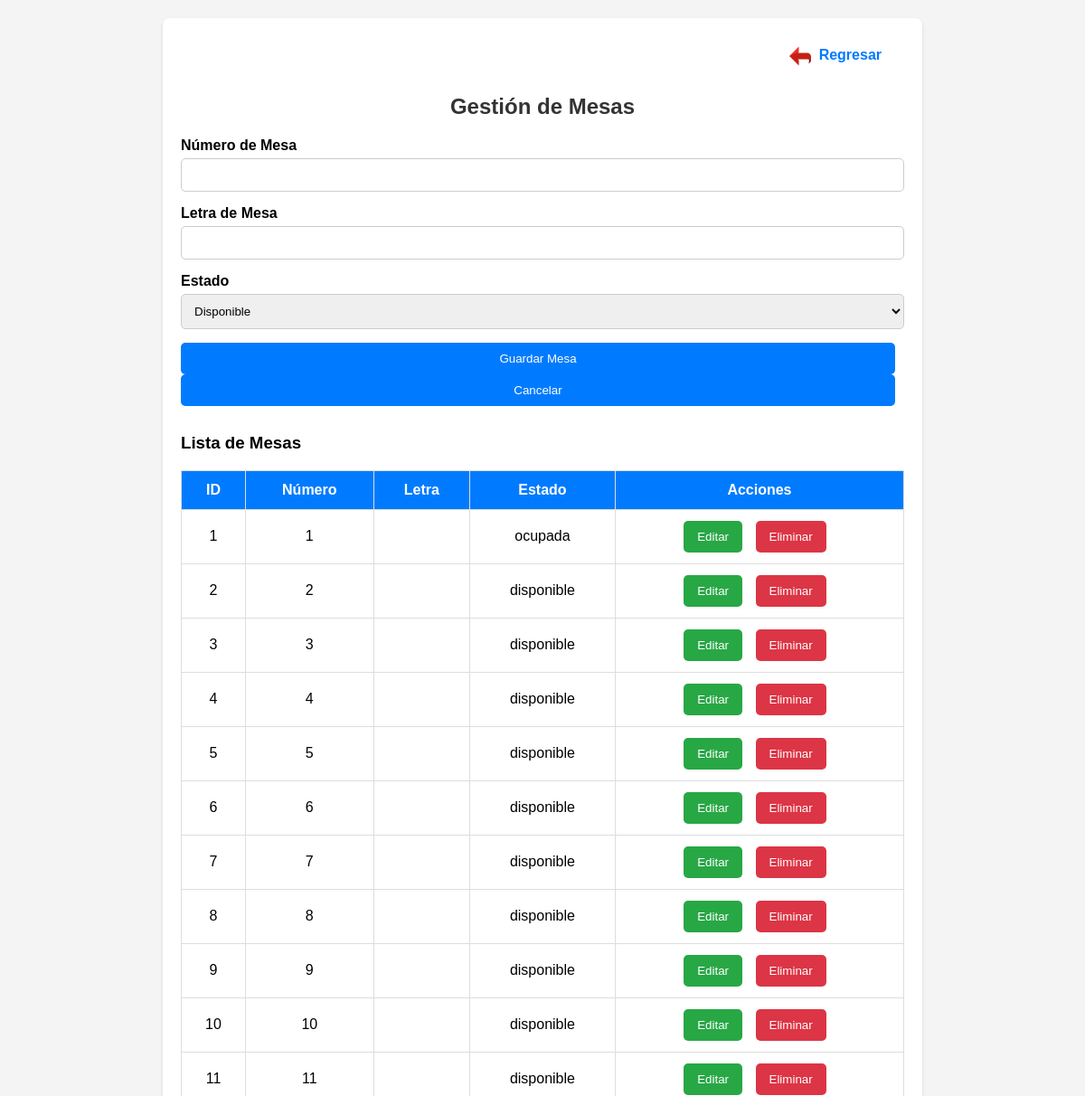
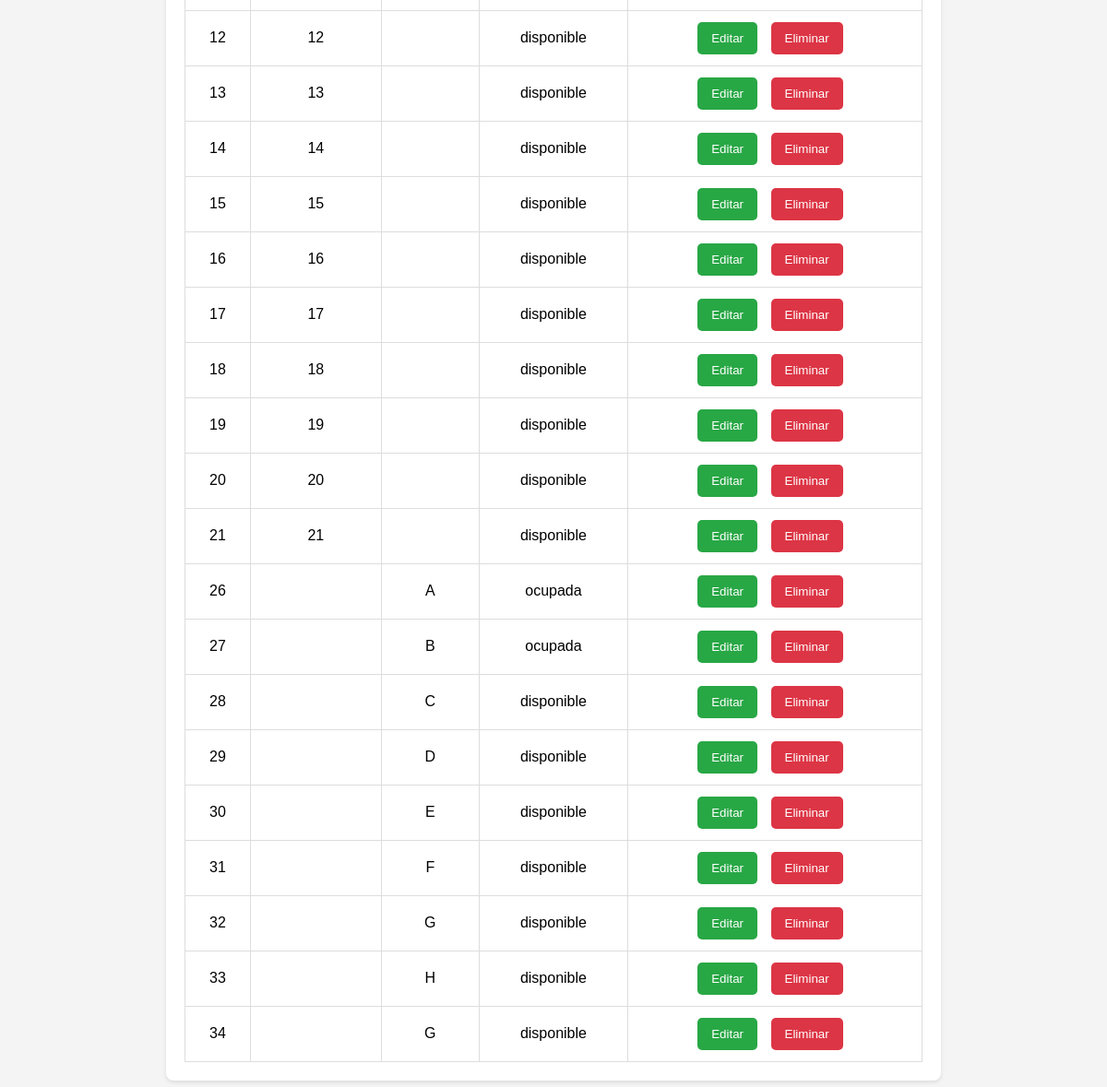
The page /PAGINAS/gestionarmesas.php (signed in) on the database its author committed (2 pictures, top to bottom).
### tables this page shows
CREATE TABLE `mesas` (
  `id` int(11) NOT NULL,
  `numero` int(11) DEFAULT NULL,
  `estado` enum('ocupada','disponible') NOT NULL DEFAULT 'disponible',
  `letra` char(1) DEFAULT NULL CHECK (`letra` regexp '^[A-Za-z]$')
);

### PAGINAS/gestionarmesas.php (the view, shortened to what this page needs)
<?php
$host = "localhost";
$user = "root";
$password = "";
$dbname = "polleria";
$conn = new mysqli($host, $user, $password, $dbname);
$sqlRol = "SELECT rol_id FROM usuarios WHERE username = ?";
$stmtRol = $conn->prepare($sqlRol);
$stmtRol->bind_param("s", $_SESSION['username']);
$stmtRol->execute();
$resultRol = $stmtRol->get_result();
$rol_id = ($resultRol->num_rows > 0) ? $resultRol->fetch_assoc()['rol_id'] : 0;
$sql = "SELECT * FROM mesas";
$mesas = $conn->query($sql);
?>
<!DOCTYPE html>
<html lang="es">
<head>
    <link rel="stylesheet" href="https://cdnjs.cloudflare.com/ajax/libs/font-awesome/6.0.0-beta3/css/all.min.css">
</head>
<body>
<div class="container">
    <div style="text-align: right; margin-bottom: 20px;">
    <button style="background: transparent; border: none; cursor: pointer;"
        onclick="window.location.href='<?php echo ($rol_id == 1) ? 'paneladministrador.php' : 'panelcajero.php'; ?>'">
        <img src="../IMG/atras.png" alt="Regresar" style="width: 24px; height: 24px; vertical-align: middle; margin-right: 5px;">
        <span style="font-size: 16px; color: #007BFF; font-weight: bold;">Regresar</span>
    </button>
</div>
    <h2>Gestión de Mesas</h2>
    <form method="POST" action="">
        <div class="form-group">
            <label for="numero">Número de Mesa</label>
            <input type="text" name="numero" id="mesa-numero">
        </div>
        <div class="form-group">
            <label for="letra">Letra de Mesa</label>
            <input type="text" name="letra" id="mesa-letra" maxlength="1">
        </div>
        <div class="form-group">
            <label for="estado">Estado</label>
            <select name="estado" id="mesa-estado">
                <option value="disponible">Disponible</option>
            </select>
        </div>
        <button type="submit">Guardar Mesa</button>
        <button type="button" onclick="resetForm()">Cancelar</button>
    </form>
    <div class="mesa-list">
        <h3>Lista de Mesas</h3>
        <table>
            <thead>
            <tr>
                <th>ID</th>
                <th>Número</th>
                <th>Letra</th>
                <th>Estado</th>
                <th>Acciones</th>
            </tr>
            </thead>
            <tbody>
            <?php if ($mesas->num_rows > 0): ?>
                <?php while ($mesa = $mesas->fetch_assoc()): ?>
                    <tr>
                        <td><?php echo $mesa['id']; ?></td>
                        <td><?php echo $mesa['numero']; ?></td>
                        <td><?php echo $mesa['letra']; ?></td>
                        <td><?php echo $mesa['estado']; ?></td>
                        <td>
                            <button class="edit" onclick="editarMesa(<?php echo $mesa['id']; ?>, '<?php echo $mesa['numero']; ?>', '<?php echo $mesa['letra']; ?>', '<?php echo $mesa['estado']; ?>')">Editar</button>
                            <form method="POST" action="" style="display: inline-block;">
                                <button type="submit">Eliminar</button>
                            </form>
                        </td>
                    </tr>
                <?php endwhile; ?>
            <?php else: ?>
                <tr>
                    <td colspan="5">No hay mesas registradas.</td>
                </tr>
            <?php endif; ?>
            </tbody>
        </table>
    </div>
</div>
</body>
</html>

### PAGINAS/gestionarmesas.php (style rules this page uses)
body { font-family: Arial, sans-serif; background-color: #f4f4f4; margin: 0; padding: 20px; display: flex; justify-content: center; align-items: center; }
.container { width: 80%; max-width: 800px; background-color: white; padding: 20px; border-radius: 8px; box-shadow: 0 2px 4px rgba(0, 0, 0, 0.1); }
h2 { text-align: center; color: #333; }
.form-group { margin-bottom: 15px; }
label { display: block; margin-bottom: 5px; font-weight: bold; }
input[type="text"], select { width: 100%; padding: 10px; border: 1px solid #ccc; border-radius: 5px; box-sizing: border-box; }
button { padding: 10px 15px; background-color: #007BFF; color: white; border: none; border-radius: 5px; cursor: pointer; margin-right: 10px; }
.mesa-list { margin-top: 30px; }
table { width: 100%; border-collapse: collapse; }
table, th, td { border: 1px solid #ddd; }
th, td { padding: 12px; text-align: center; }
th { background-color: #007BFF; color: white; }
td button { background-color: #dc3545; }
td .edit { background-color: #28a745; }
form { display: flex; flex-direction: column; }
form .form-group { width: 100%; }

### rows shown on the page
mesas: id "1", numero "1", estado "ocupada"
mesas: id "2", numero "2", estado "disponible"
mesas: id "3", numero "3", estado "disponible"
mesas: id "4", numero "4", estado "disponible"
mesas: id "5", numero "5", estado "disponible"
mesas: id "6", numero "6", estado "disponible"
mesas: id "7", numero "7", estado "disponible"
mesas: id "8", numero "8", estado "disponible"
mesas: id "9", numero "9", estado "disponible"
mesas: id "10", numero "10", estado "disponible"
mesas: id "11", numero "11", estado "disponible"
mesas: id "12", numero "12", estado "disponible"
mesas: id "13", numero "13", estado "disponible"
mesas: id "14", numero "14", estado "disponible"
mesas: id "15", numero "15", estado "disponible"
mesas: id "16", numero "16", estado "disponible"
mesas: id "17", numero "17", estado "disponible"
mesas: id "18", numero "18", estado "disponible"
mesas: id "19", numero "19", estado "disponible"
mesas: id "20", numero "20", estado "disponible"
mesas: id "21", numero "21", estado "disponible"
mesas: id "26", letra "A", estado "ocupada"
mesas: id "27", letra "B", estado "ocupada"
mesas: id "28", letra "C", estado "disponible"
mesas: id "29", letra "D", estado "disponible"
mesas: id "30", letra "E", estado "disponible"
mesas: id "31", letra "F", estado "disponible"
mesas: id "32", letra "G", estado "disponible"
mesas: id "33", letra "H", estado "disponible"
mesas: id "34", letra "G", estado "disponible"
